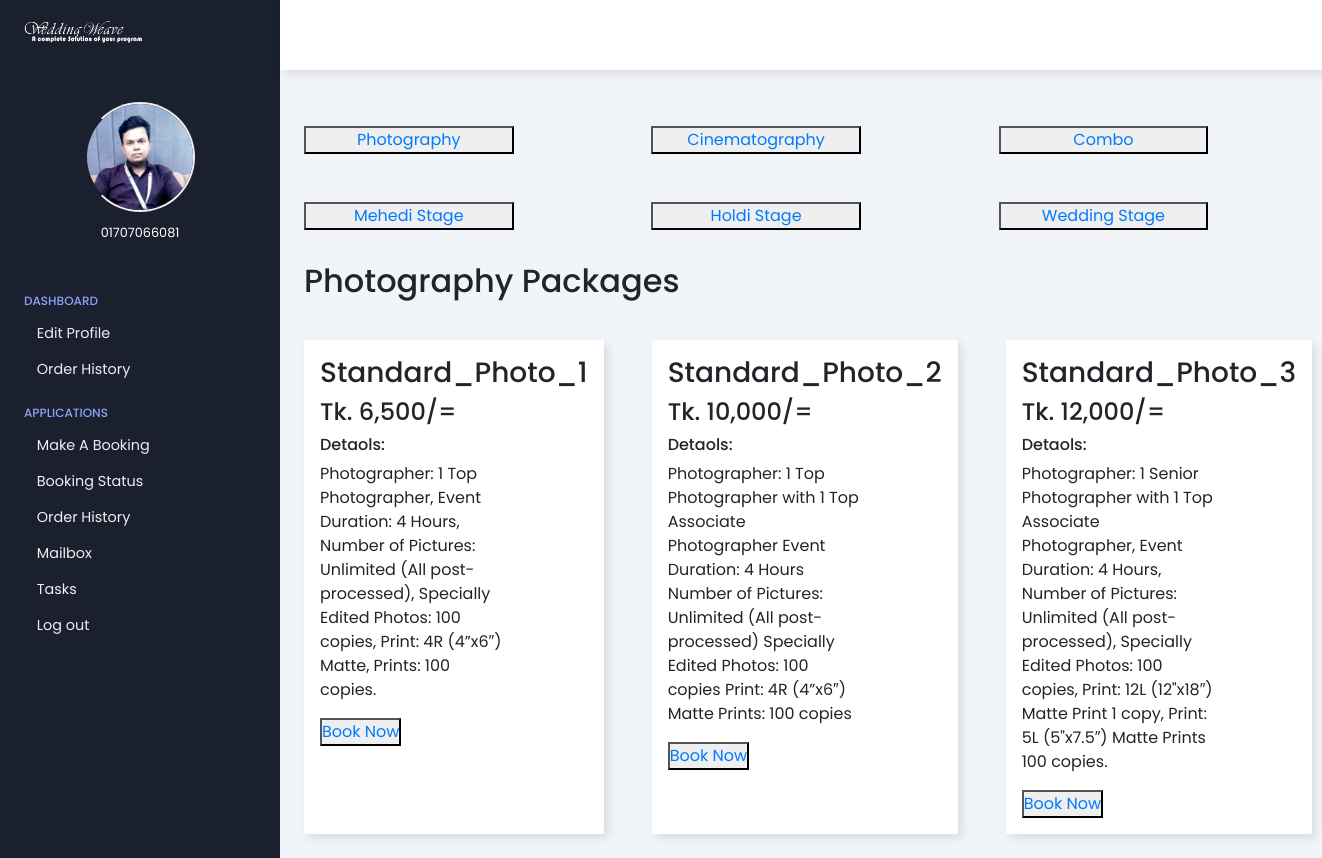
/userprofile/photobooking.php (signed in), run on the app's committed database.
### tables this page shows
CREATE TABLE `photopackage` (
  `id` int(11) NOT NULL,
  `package_name` varchar(100) NOT NULL,
  `price` int(11) NOT NULL,
  `details` varchar(1000) NOT NULL
);

### db/DBConfig.php (called while the page is built, shortened)
<?php
class dbconfig
{
	private $_host = "localhost";
	private $_username = "root";
	private $_password = "";
	private $_database = "wedding";
	protected $connection;
	public function __construct()
	{
		if(!isset($this->connection))
		{
			$this->connection = new mysqli($this->_host,$this->_username,$this->_password,$this->_database);
		}
		return $this->connection;
	}
}
?>

### db/Crud.php (called while the page is built, shortened)
<?php
include_once 'DBConfig.php';
class Crud extends dbconfig{
	public function getData($query)
	{
		$result = $this->connection->query($query);
			$rows = array();
			while($row = $result->fetch_assoc())
			{
				$rows[] = $row;
			}
		return $rows;
	}
}
?>

### userprofile/photobooking.php (the view, shortened to what this page needs)
<?php
  include_once '../db/Crud.php';
  $crud = new Crud();
  $email = $_SESSION['email'];
  $photo = "Select * from photopackage";
  $getphotopackage = $crud->getData($photo);
?>
<!DOCTYPE html>
<html lang="en">
<head>
	<link rel="stylesheet" href="https://maxst.icons8.com/vue-static/landings/line-awesome/line-awesome/1.3.0/css/line-awesome.min.css">
	<link rel="stylesheet" type="text/css" href="css/style.css">
	<link rel="stylesheet" href="css/bootstrap.min.css"/>
</head>
<body>
	<div class="sidebar">
		<div class="sidebar-brand">
			<div class="brand-flex">
				<a href="index.php"><img src="CustomerImage/logo.png" width="120px" alt=""></a>
				<div class="brand-icon">
				</div>
			</div>
		</div>
		<div class="sidebar-main">
			<div class="sidebar-user">
				<img src="CustomerImage/alvee.jpg" alt="">
				<div>
					<span><?php echo $email?></span>
				</div>
			</div>
			<div class="sidebar-menu">
				<div class="menu-head">
					<span>Dashboard</span>
				</div>
				<ul>
					<li>
						<a href="">
							Edit Profile
						</a>
					</li>
					<li>
						<a href="">
							Order History
						</a>
					</li>
				</ul>
				<div class="menu-head">
					<span>Applications</span>
				</div>
				<ul>
					<li>
						<a href="prebooking.php">
							Make A Booking
						</a>
					</li>
					<li>
						<a href="">
							Booking Status
						</a>
					</li>
					<li>
						<a href="">
							Order History
						</a>
					</li>
					<li>
						<a href="">
							Mailbox
						</a>
					</li>
					<li>
						<a href="">
							Tasks
						</a>
					</li>
					<li>
						<a href="">
							Log out
						</a>
					</li>
				</ul>
			</div>
		</div>
	</div>
	<div class="main-content">
		<header>
			<div class="menu-toggle">
				<label for="sidebar-toggle">
				</label>
			</div>
		</header>
		<main>
			<form action="photobooking.php" method="POST">
				<div class="cards" style="text-align: center;">
						<div class="card-flex">
							<button><a style="text-decoration: none;" href="photobooking.php">Photography</a></button>
						</div>
						<div class="card-flex">
							<button><a style="text-decoration: none;" href="cinebooking.php">Cinematography</a></button>
						</div>
						<div class="card-flex">
							<button><a style="text-decoration: none;" href="combobooking.php">Combo</a></button>
						</div>
						<div class="card-flex">
							<button><a style="text-decoration: none;" href="">Mehedi Stage</a></button>
						</div>
						<div class="card-flex">
							<button><a style="text-decoration: none;" href="">Holdi Stage</a></button>
						</div>
						<div class="card-flex">
							<button><a style="text-decoration: none;" href="">Wedding Stage</a></button>
						</div>
				</div>
				<div class="page-header">
				<div>
					<h2 style="padding-top: 2rem;">Photography Packages</h2>
				</div>
			</div>
				<div class="cards">
					<?php
						foreach($getphotopackage as $key=>$pack)
							  {
					?>
					<div class="card-single">
						<div class="card-flex">
							<div class="card-info">
								<h3><?php echo $pack['package_name'];?></h3>
								<h4>Tk. <?php echo number_format($pack['price']);?>/=</h4>
								<h6>Detaols: </h6>
								<p><?php echo $pack['details'];?></p>
							</div>
						</div>
						<div><button><a href="photopreelook.php?idl=<?php echo $pack['package_name']?>">Book Now</a></button></div>
					</div>
				<?php } ?>
				</div>
			</form>
		</main>
	</div>
</body>
</html>

### userprofile/css/style.css (style rules this page uses)
:root { --color-main: #1a202e; --color-dark: #1D2231; --text-grey: #8390A2; }
* { font-family: 'Poppins', sans-serif; box-sizing: border-box; text-decoration: none; list-style-type: none; margin: 0; padding: 0; }
body { overflow-x: hidden; }
.sidebar { width: 280px; position: fixed; left: 0; top: 0; height: 100%; padding: 1rem 1.5rem; background: var(--color-main); color: #fff; z-index: 20; transition: left 300ms; }
.sidebar-brand { height: 70px; }
.brand-flex { display: flex; justify-content: space-between; align-items: center; }
.sidebar-user { margin: 1rem 0rem 1rem 0rem; text-align: center; }
.sidebar-user img { height: 110px; width: 110px; border-radius: 50%; border-left: 2px solid transparent; border-right: 2px solid #efefef; border-bottom: 2px solid #efefef; border-top: 2px solid #efefef; }
.sidebar-user span { font-size: .8rem; }
.sidebar-menu { margin-top: 3rem; }
.menu-head { text-transform: uppercase; color: #8da2fb; font-size: .75rem; font-weight: 500; margin-bottom: .8rem; }
.sidebar-menu ul { margin-bottom: 1.5rem; }
.sidebar-menu li { margin-bottom: .9rem; }
.sidebar-menu li a { color: #efefef; font-size: .9rem; display: flex; align-items: center; }
header { height: 70px; display: flex; justify-content: space-between; align-items: center; padding: 1rem 1.5rem; position: fixed; left: 280px; width: calc(100% - 280px); top: 0; z-index: 20; background: #fff; box-shadow: 4px 4px 10px rgba(0,0,0,0.1); transition: left 300ms; }
.menu-toggle label { height: 60px; width: 60px; display: grid; place-items: center; font-size: 1.5rem; border-radius: 50%; }
.main-content { margin-left: 280px; transition: margin-left 300ms; }
main { padding: 1.5rem; background: #f1f5f9; min-height: calc(100vh - 70px); margin-top: 70px; }
.page-header { display: flex; justify-content: space-between; }
.cards { display: grid; grid-template-columns: repeat(3, 1fr); grid-gap: 3rem; margin-top: 2rem; }
.card-single { background: #fff; padding: 1rem; box-shadow: 4px 4px 10px rgba(0,0,0,0.1); border-radius: 2px; }
.card-flex { display: grid; grid-template-columns: 70% auto; align-items: center; }

### data on the page
photopackage: package_name "Standard_Photo_1", price "6,500", details "Photographer: 1 Top Photographer, Event Duration: 4 Hours, Number of Pictures: Unlimited (All post-processed), Specially Edited Photos: 100 copies, Print: 4R (4”x6″) Matte, Prints: 100 copies."
photopackage: package_name "Standard_Photo_2", price "10,000", details "Photographer: 1 Top Photographer with 1 Top Associate Photographer Event Duration: 4 Hours Number of Pictures: Unlimited (All post-processed) Specially Edited Photos: 100 copies Print: 4R (4”x6″) Matte Prints: 100 copies"
photopackage: package_name "Standard_Photo_3", price "12,000", details "Photographer: 1 Senior Photographer with 1 Top Associate Photographer, Event Duration: 4 Hours, Number of Pictures: Unlimited (All post-processed), Specially Edited Photos: 100 copies, Print: 12L (12\"x18″) Matte Print 1 copy, Print: 5L (5\"x7.5″) Matte Prints 100 copies."

### other printed values
$email "01707066081"
